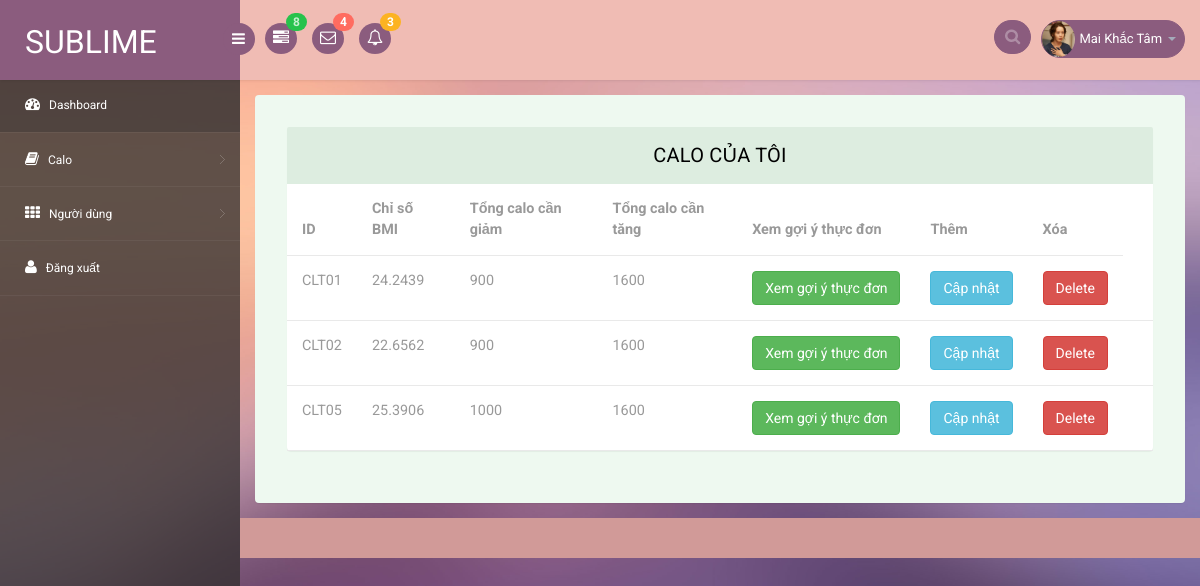
Screenshot of /Web/calo2.php (signed in) with the database file from the repository.
### tables this page shows
CREATE TABLE `calo` (
  `calo_id` varchar(5) NOT NULL,
  `tong_calo_giam` int(11) DEFAULT NULL,
  `tong_calo_nap` int(11) DEFAULT NULL,
  `tong_calo_can_giam` int(11) DEFAULT NULL,
  `tong_calo_can_nap` int(11) DEFAULT NULL,
  `bmi_id` varchar(5) DEFAULT NULL,
  `thucdon_id` varchar(5) DEFAULT NULL,
  `bttd_id` varchar(5) DEFAULT NULL
);

CREATE TABLE `bmi` (
  `bmi_id` varchar(5) NOT NULL,
  `chiso` float DEFAULT NULL,
  `thetrang_id` varchar(5) DEFAULT NULL
);

### Web/calo2.php (the view, shortened to what this page needs)
<?php
   $servername = "localhost";
   $username ="root";
   $password ="";
   $database ="giamcan";
   $conn = new mysqli($servername, $username, $password, $database);
?>
<!DOCTYPE html>
<head>
<link rel="stylesheet" href="css/bootstrap.min.css" >
<link href="css/style.css" rel='stylesheet' type='text/css' />
<link href="css/style-responsive.css" rel="stylesheet"/>
<link rel="stylesheet" href="css/font.css" type="text/css"/>
<link href="css/font-awesome.css" rel="stylesheet">
</head>
<body>
    <section id="container">
    <header class="header fixed-top clearfix">
    <div class="brand">
        <a href="index.html" class="logo">
            Sublime
        </a>
        <div class="sidebar-toggle-box">
            <div class="fa fa-bars"></div>
        </div>
    </div>
    <div class="nav notify-row" id="top_menu">
        <ul class="nav top-menu">
            <li class="dropdown">
                <a data-toggle="dropdown" class="dropdown-toggle" href="#">
                    <i class="fa fa-tasks"></i>
                    <span class="badge bg-success">8</span>
                </a>
            </li>
            <li id="header_inbox_bar" class="dropdown">
                <a data-toggle="dropdown" class="dropdown-toggle" href="#">
                    <i class="fa fa-envelope-o"></i>
                    <span class="badge bg-important">4</span>
                </a>
            </li>
            <li id="header_notification_bar" class="dropdown">
                <a data-toggle="dropdown" class="dropdown-toggle" href="#">
                    <i class="fa fa-bell-o"></i>
                    <span class="badge bg-warning">3</span>
                </a>
            </li>
        </ul>
    </div>
    <div class="top-nav clearfix">
        <ul class="nav pull-right top-menu">
            <li>
                <input type="text" class="form-control search" placeholder=" Search">
            </li>
            <li class="dropdown">
                <a data-toggle="dropdown" class="dropdown-toggle" href="#">
                    <img alt="" src="images/2.png">
                    <span class="username"><?php echo $_COOKIE["tv_hoten"]; ?></span>
                    <b class="caret"></b>
                </a>
            </li>
        </ul>
    </div>
    </header>
<aside>
    <div id="sidebar" class="nav-collapse">
        <div class="leftside-navigation">
            <ul class="sidebar-menu" id="nav-accordion">
                <li>
                    <a class="active" href="index.php">
                        <i class="fa fa-dashboard"></i>
                        <span>Dashboard</span>
                    </a>
                </li>
                <li class="sub-menu">
                    <a href="javascript:;">
                        <i class="fa fa-book"></i>
                        <span>Calo</span>
                    </a>
                </li>
                <li class="sub-menu">
                    <a href="javascript:;">
                        <i class="fa fa-th"></i>
                        <span>Người dùng </span>
                    </a>
                </li>
                <li>
                    <a href="../login_tv.php">
                        <i class="fa fa-user"></i>
                        <span>Đăng xuất</span>
                    </a>
                </li>
            </ul>            </div>
    </div>
</aside>
<section id="main-content">
	<section class="wrapper">
		<div class="table-agile-info">
 <div class="panel panel-default">
    <div class="panel-heading">
       CALO CỦA TÔI
    </div>
    <?php
     $sql="SELECT calo.calo_id, calo.tong_calo_can_giam, calo.tong_calo_can_nap, bmi.chiso
     FROM calo, bmi, thetrang
     WHERE calo.bmi_id =  bmi.bmi_id and thetrang.thetrang_id=bmi.thetrang_id and thetrang.tv_email= '".$_COOKIE["tv_email"]."'";
                        $result = $conn->query($sql);
                ?>
    <div>
      <table class="table" ui-jq="footable" ui-options='{
        "paging": {
          "enabled": true
        },
        "filtering": {
          "enabled": truea
        },
        "sorting": {
          "enabled": true
        }}'>
        <thead>
          <tr>
          <th >ID</th>
            <th name ="chiso" >Chỉ số BMI</th>
            <th >Tổng calo cần giảm </th>
            <th>Tổng calo cần tăng</th>
            <th>Xem gợi ý thực đơn</th>
            <th>Thêm</th>
            <th>Xóa</th>
        </tr>
        </thead>
        <?php
                                if ($result->num_rows > 0) {
                                  $result = $conn->query($sql);
                                  $result_all = $result -> fetch_all(MYSQLI_ASSOC);
                                  foreach ($result_all as $row) {
                                    echo "<tr>
                                             <td>" .$row['calo_id']. "</td>
                                            <td>" .$row['chiso']. "</td>
                                            <td>" .$row['tong_calo_can_giam']. "</td>
                                            <td>" .$row['tong_calo_can_nap']. "</td>
                                        "
                                        ?>
                                        <?php
                                            echo "<td>";
                                        ?>
                    <form method="post" action="calo_xuli.php">
                                            <input type="submit" name="action" class="btn btn-success" value="Xem gợi ý thực đơn"/>
                                                </form>
                                        <?php
                                              echo "</td>";
                                            echo "<td>";
                                        ?>
                          <form method="post" action="calo_add.php">
                                            <input type="submit" name="action" class="btn btn-info" value="Cập nhật"/>
                                                </form>
                                        <?php
                                              echo "</td>";
                                            echo "<td>";
                                        ?>
                         <form method="post" action="calo_delete.php">
                                            <input type="submit" name="action" class="btn btn-danger" value="Delete"/>
                                                </form>
                                                  <?php
                                              echo "</td>";
                                            echo "<td>";
                                        ?>
                            <?php
                                    echo "</td>
                                </tr>";
                                  }
                        ?>
                        </table>
                        <?php
                                } else {
                                  echo "0 ket qua tra ve";
                                }
                                ?>
    </div>
  </div>
</div>
</section>
		  <div class="footer">
		  </div>
</section>
</section>
</body>
</html>

### rows the page displays
calo: calo_id "CLT01", bmi.chiso "24.2439", tong_calo_can_giam "900", tong_calo_can_nap "1600"
calo: calo_id "CLT02", bmi.chiso "22.6562", tong_calo_can_giam "900", tong_calo_can_nap "1600"
calo: calo_id "CLT05", bmi.chiso "25.3906", tong_calo_can_giam "1000", tong_calo_can_nap "1600"

### other values shown
$_COOKIE["tv_hoten"] "Mai Khắc Tâm"
